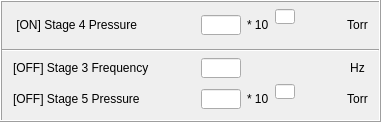
       <widget class="QFrame" name="frame_Parameters_2">
        <property name="autoFillBackground">
         <bool>false</bool>
        </property>
        <property name="frameShape">
         <enum>QFrame::Box</enum>
        </property>
        <property name="frameShadow">
         <enum>QFrame::Raised</enum>
        </property>
        <layout class="QGridLayout" name="gridLayout_15">
         <property name="leftMargin">
          <number>0</number>
         </property>
         <property name="topMargin">
          <number>0</number>
         </property>
         <property name="rightMargin">
          <number>0</number>
         </property>
         <property name="bottomMargin">
          <number>0</number>
         </property>
         <property name="spacing">
          <number>6</number>
         </property>
         <item row="0" column="0">
          <layout class="QGridLayout" name="Parameters_4">
           <property name="spacing">
            <number>6</number>
           </property>
           <item row="7" column="1">
            <spacer name="verticalSpacer_15">
             <property name="orientation">
              <enum>Qt::Vertical</enum>
             </property>
             <property name="sizeType">
              <enum>QSizePolicy::Fixed</enum>
             </property>
             <property name="sizeHint" stdset="0">
              <size>
               <width>20</width>
               <height>5</height>
              </size>
             </property>
            </spacer>
           </item>
           <item row="4" column="8">
            <spacer name="horizontalSpacer_4">
             <property name="orientation">
              <enum>Qt::Horizontal</enum>
             </property>
             <property name="sizeType">
              <enum>QSizePolicy::Fixed</enum>
             </property>
             <property name="sizeHint" stdset="0">
              <size>
               <width>5</width>
               <height>20</height>
              </size>
             </property>
            </spacer>
           </item>
           <item row="4" column="0">
            <spacer name="horizontalSpacer_3">
             <property name="orientation">
              <enum>Qt::Horizontal</enum>
             </property>
             <property name="sizeType">
              <enum>QSizePolicy::Fixed</enum>
             </property>
             <property name="sizeHint" stdset="0">
              <size>
               <width>5</width>
               <height>20</height>
              </size>
             </property>
            </spacer>
           </item>
           <item row="5" column="1" rowspan="2">
            <widget class="QLabel" name="label_306">
             <property name="minimumSize">
              <size>
               <width>0</width>
               <height>20</height>
              </size>
             </property>
             <property name="maximumSize">
              <size>
               <width>16777215</width>
               <height>20</height>
              </size>
             </property>
             <property name="font">
              <font>
               <pointsize>9</pointsize>
              </font>
             </property>
             <property name="text">
              <string>[OFF] Stage 5 Pressure</string>
             </property>
             <property name="alignment">
              <set>Qt::AlignLeading|Qt::AlignLeft|Qt::AlignVCenter</set>
             </property>
            </widget>
           </item>
           <item row="0" column="1">
            <spacer name="verticalSpacer_16">
             <property name="orientation">
              <enum>Qt::Vertical</enum>
             </property>
             <property name="sizeType">
              <enum>QSizePolicy::Fixed</enum>
             </property>
             <property name="sizeHint" stdset="0">
              <size>
               <width>20</width>
               <height>5</height>
              </size>
             </property>
            </spacer>
           </item>
           <item row="3" column="0" colspan="9">
            <widget class="Line" name="line_54">
             <property name="orientation">
              <enum>Qt::Horizontal</enum>
             </property>
            </widget>
           </item>
           <item row="1" column="3" rowspan="2">
            <widget class="PyDMLineEdit" name="PyDMLineEdit_22">
             <property name="minimumSize">
              <size>
               <width>40</width>
               <height>20</height>
              </size>
             </property>
             <property name="maximumSize">
              <size>
               <width>40</width>
               <height>20</height>
              </size>
             </property>
             <property name="toolTip">
              <string/>
             </property>
             <property name="whatsThis">
              <string/>
             </property>
             <property name="alignment">
              <set>Qt::AlignCenter</set>
             </property>
             <property name="alarmSensitiveBorder" stdset="0">
              <bool>false</bool>
             </property>
             <property name="channel" stdset="0">
              <string>ca://${IOC}:SYSTEM:OnPressureBase</string>
             </property>
            </widget>
           </item>
           <item row="4" column="3">
            <widget class="PyDMLineEdit" name="PyDMLineEdit_42">
             <property name="minimumSize">
              <size>
               <width>40</width>
               <height>20</height>
              </size>
             </property>
             <property name="maximumSize">
              <size>
               <width>40</width>
               <height>20</height>
              </size>
             </property>
             <property name="toolTip">
              <string/>
             </property>
             <property name="whatsThis">
              <string/>
             </property>
             <property name="alignment">
              <set>Qt::AlignCenter</set>
             </property>
             <property name="alarmSensitiveBorder" stdset="0">
              <bool>false</bool>
             </property>
             <property name="channel" stdset="0">
              <string>ca://${IOC}:SYSTEM:OffFrequency</string>
             </property>
            </widget>
           </item>
           <item row="4" column="7">
            <widget class="PyDMLabel" name="PyDMLabel_49">
             <property name="minimumSize">
              <size>
               <width>0</width>
               <height>20</height>
              </size>
             </property>
             <property name="maximumSize">
              <size>
               <width>16777215</width>
               <height>20</height>
              </size>
             </property>
             <property name="font">
              <font>
               <pointsize>9</pointsize>
              </font>
             </property>
             <property name="toolTip">
              <string/>
             </property>
             <property name="whatsThis">
              <string/>
             </property>
             <property name="text">
              <string>Hz</string>
             </property>
             <property name="alignment">
              <set>Qt::AlignCenter</set>
             </property>
             <property name="alarmSensitiveBorder" stdset="0">
              <bool>false</bool>
             </property>
             <property name="channel" stdset="0">
              <string>ca://${IOC}:SYSTEM:OffFrequency.EGU</string>
             </property>
            </widget>
           </item>
           <item row="1" column="4" rowspan="2">
            <widget class="QLabel" name="label_302">
             <property name="minimumSize">
              <size>
               <width>0</width>
               <height>20</height>
              </size>
             </property>
             <property name="maximumSize">
              <size>
               <width>16777215</width>
               <height>20</height>
              </size>
             </property>
             <property name="font">
              <font>
               <pointsize>9</pointsize>
              </font>
             </property>
             <property name="text">
              <string>* 10</string>
             </property>
            </widget>
           </item>
           <item row="4" column="1">
            <widget class="QLabel" name="label_305">
             <property name="minimumSize">
              <size>
               <width>0</width>
               <height>20</height>
              </size>
             </property>
             <property name="maximumSize">
              <size>
               <width>16777215</width>
               <height>20</height>
              </size>
             </property>
             <property name="font">
              <font>
               <pointsize>9</pointsize>
              </font>
             </property>
             <property name="text">
              <string>[OFF] Stage 3 Frequency</string>
             </property>
             <property name="alignment">
              <set>Qt::AlignLeading|Qt::AlignLeft|Qt::AlignVCenter</set>
             </property>
            </widget>
           </item>
           <item row="5" column="5">
            <widget class="PyDMLineEdit" name="PyDMLineEdit_43">
             <property name="minimumSize">
              <size>
               <width>20</width>
               <height>15</height>
              </size>
             </property>
             <property name="maximumSize">
              <size>
               <width>20</width>
               <height>15</height>
              </size>
             </property>
             <property name="font">
              <font>
               <pointsize>7</pointsize>
              </font>
             </property>
             <property name="toolTip">
              <string/>
             </property>
             <property name="whatsThis">
              <string/>
             </property>
             <property name="alignment">
              <set>Qt::AlignCenter</set>
             </property>
             <property name="alarmSensitiveBorder" stdset="0">
              <bool>false</bool>
             </property>
             <property name="channel" stdset="0">
              <string>ca://${IOC}:SYSTEM:OffPressureExp</string>
             </property>
            </widget>
           </item>
           <item row="5" column="4" rowspan="2">
            <widget class="QLabel" name="label_303">
             <property name="minimumSize">
              <size>
               <width>0</width>
               <height>20</height>
              </size>
             </property>
             <property name="maximumSize">
              <size>
               <width>16777215</width>
               <height>20</height>
              </size>
             </property>
             <property name="font">
              <font>
               <pointsize>9</pointsize>
              </font>
             </property>
             <property name="text">
              <string>* 10</string>
             </property>
            </widget>
           </item>
           <item row="1" column="5">
            <widget class="PyDMLineEdit" name="PyDMLineEdit">
             <property name="minimumSize">
              <size>
               <width>20</width>
               <height>10</height>
              </size>
             </property>
             <property name="maximumSize">
              <size>
               <width>20</width>
               <height>15</height>
              </size>
             </property>
             <property name="toolTip">
              <string/>
             </property>
             <property name="whatsThis">
              <string/>
             </property>
             <property name="alignment">
              <set>Qt::AlignLeading|Qt::AlignLeft|Qt::AlignVCenter</set>
             </property>
             <property name="alarmSensitiveBorder" stdset="0">
              <bool>false</bool>
             </property>
             <property name="channel" stdset="0">
              <string>ca://${IOC}:SYSTEM:OnPressureExp</string>
             </property>
            </widget>
           </item>
           <item row="5" column="7" rowspan="2">
            <widget class="PyDMLabel" name="PyDMLabel_50">
             <property name="minimumSize">
              <size>
               <width>0</width>
               <height>20</height>
              </size>
             </property>
             <property name="maximumSize">
              <size>
               <width>16777215</width>
               <height>20</height>
              </size>
             </property>
             <property name="font">
              <font>
               <pointsize>9</pointsize>
              </font>
             </property>
             <property name="toolTip">
              <string/>
             </property>
             <property name="whatsThis">
              <string/>
             </property>
             <property name="text">
              <string>Torr</string>
             </property>
             <property name="alignment">
              <set>Qt::AlignCenter</set>
             </property>
             <property name="alarmSensitiveBorder" stdset="0">
              <bool>false</bool>
             </property>
             <property name="channel" stdset="0">
              <string>ca://${IOC}:SYSTEM:OffPressureBase.EGU</string>
             </property>
            </widget>
           </item>
           <item row="6" column="5">
            <widget class="QLabel" name="label_2">
             <property name="minimumSize">
              <size>
               <width>0</width>
               <height>10</height>
              </size>
             </property>
             <property name="maximumSize">
              <size>
               <width>16777215</width>
               <height>5</height>
              </size>
             </property>
             <property name="text">
              <string/>
             </property>
            </widget>
           </item>
           <item row="1" column="7" rowspan="2">
            <widget class="PyDMLabel" name="PyDMLabel_44">
             <property name="minimumSize">
              <size>
               <width>0</width>
               <height>20</height>
              </size>
             </property>
             <property name="maximumSize">
              <size>
               <width>16777215</width>
               <height>20</height>
              </size>
             </property>
             <property name="font">
              <font>
               <pointsize>9</pointsize>
              </font>
             </property>
             <property name="toolTip">
              <string/>
             </property>
             <property name="whatsThis">
              <string/>
             </property>
             <property name="text">
              <string>Torr</string>
             </property>
             <property name="alignment">
              <set>Qt::AlignCenter</set>
             </property>
             <property name="alarmSensitiveBorder" stdset="0">
              <bool>false</bool>
             </property>
             <property name="channel" stdset="0">
              <string>ca://${IOC}:SYSTEM:OnPressureBase.EGU</string>
             </property>
            </widget>
           </item>
           <item row="1" column="6">
            <spacer name="horizontalSpacer_15">
             <property name="orientation">
              <enum>Qt::Horizontal</enum>
             </property>
             <property name="sizeHint" stdset="0">
              <size>
               <width>40</width>
               <height>20</height>
              </size>
             </property>
            </spacer>
           </item>
           <item row="2" column="5">
            <widget class="QLabel" name="label">
             <property name="minimumSize">
              <size>
               <width>0</width>
               <height>10</height>
              </size>
             </property>
             <property name="maximumSize">
              <size>
               <width>16777215</width>
               <height>5</height>
              </size>
             </property>
             <property name="text">
              <string/>
             </property>
            </widget>
           </item>
           <item row="5" column="3" rowspan="2">
            <widget class="PyDMLineEdit" name="PyDMLineEdit_21">
             <property name="minimumSize">
              <size>
               <width>40</width>
               <height>20</height>
              </size>
             </property>
             <property name="maximumSize">
              <size>
               <width>40</width>
               <height>20</height>
              </size>
             </property>
             <property name="toolTip">
              <string/>
             </property>
             <property name="whatsThis">
              <string/>
             </property>
             <property name="alignment">
              <set>Qt::AlignCenter</set>
             </property>
             <property name="alarmSensitiveBorder" stdset="0">
              <bool>false</bool>
             </property>
             <property name="channel" stdset="0">
              <string>ca://${IOC}:SYSTEM:OffPressureBase</string>
             </property>
            </widget>
           </item>
           <item row="1" column="1" rowspan="2">
            <widget class="QLabel" name="label_304">
             <property name="minimumSize">
              <size>
               <width>0</width>
               <height>20</height>
              </size>
             </property>
             <property name="maximumSize">
              <size>
               <width>16777215</width>
               <height>20</height>
              </size>
             </property>
             <property name="font">
              <font>
               <pointsize>9</pointsize>
              </font>
             </property>
             <property name="text">
              <string> [ON] Stage 4 Pressure</string>
             </property>
             <property name="alignment">
              <set>Qt::AlignLeading|Qt::AlignLeft|Qt::AlignVCenter</set>
             </property>
            </widget>
           </item>
           <item row="1" column="2">
            <spacer name="horizontalSpacer_16">
             <property name="orientation">
              <enum>Qt::Horizontal</enum>
             </property>
             <property name="sizeHint" stdset="0">
              <size>
               <width>40</width>
               <height>20</height>
              </size>
             </property>
            </spacer>
           </item>
          </layout>
         </item>
        </layout>
       </widget>
